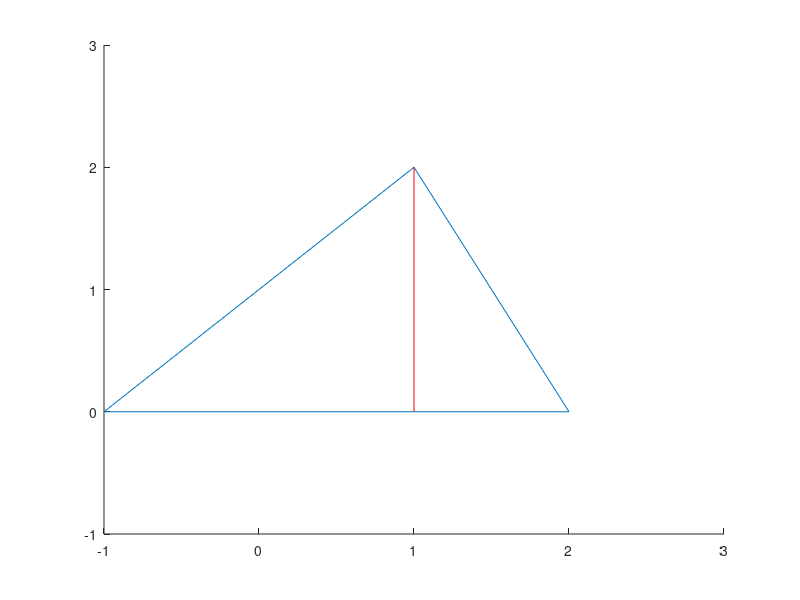

Reproduce this figure in MATLAB.
a = [1;2];
b = [-1;0];
c = [2;0];

x = [a(1), b(1), c(1)];
y = [a(2), b(2), c(2)];

v = [abs(x(3))+abs(x(2));abs(y(3))+abs(y(2))];
u = [abs(x(1))+abs(x(2));abs(y(1))+abs(y(2))];

proj = ((dot(u,v)/(norm(v)^2))* v) + b;

plotx = [x,a(1)];
ploty = [y,a(2)];

hold on
plot(plotx,ploty);
plot([a(1), proj(1)],[a(2), proj(2)], "r");
hold off
axis([-1 3 -1 3]);

